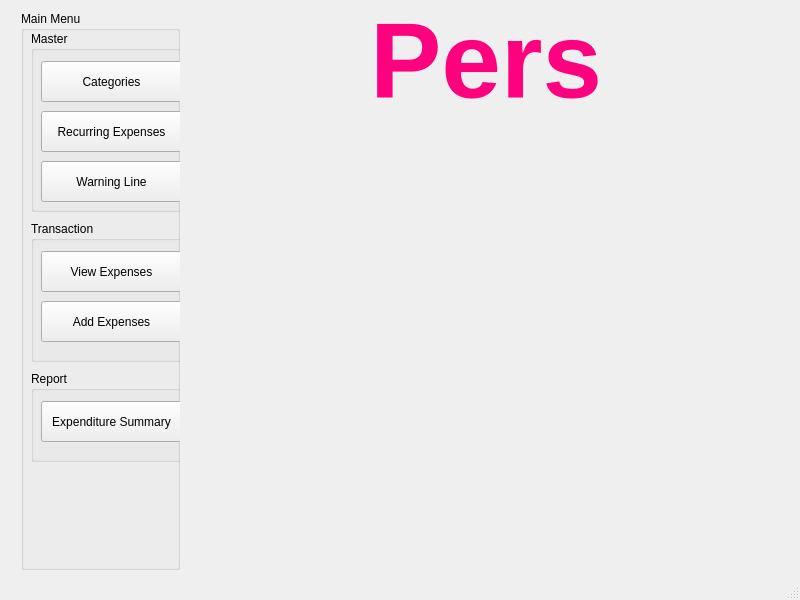
<?xml version="1.0" encoding="UTF-8"?>
<ui version="4.0">
 <class>MainWindow</class>
 <widget class="QMainWindow" name="MainWindow">
  <property name="geometry">
   <rect>
    <x>0</x>
    <y>0</y>
    <width>800</width>
    <height>600</height>
   </rect>
  </property>
  <property name="windowTitle">
   <string>Personal Expenditure Record System</string>
  </property>
  <widget class="QWidget" name="centralWidget">
   <widget class="QWidget" name="verticalLayoutWidget">
    <property name="geometry">
     <rect>
      <x>10</x>
      <y>0</y>
      <width>181</width>
      <height>581</height>
     </rect>
    </property>
    <layout class="QVBoxLayout" name="verticalLayout">
     <item>
      <widget class="QGroupBox" name="gb_mainmenu">
       <property name="title">
        <string>Main Menu</string>
       </property>
       <widget class="QGroupBox" name="gb_master">
        <property name="geometry">
         <rect>
          <x>10</x>
          <y>20</y>
          <width>161</width>
          <height>181</height>
         </rect>
        </property>
        <property name="title">
         <string>Master</string>
        </property>
        <widget class="QPushButton" name="btn_addCat">
         <property name="geometry">
          <rect>
           <x>10</x>
           <y>30</y>
           <width>141</width>
           <height>41</height>
          </rect>
         </property>
         <property name="text">
          <string>Categories</string>
         </property>
        </widget>
        <widget class="QPushButton" name="btn_addRecur">
         <property name="geometry">
          <rect>
           <x>10</x>
           <y>80</y>
           <width>141</width>
           <height>41</height>
          </rect>
         </property>
         <property name="text">
          <string>Recurring Expenses</string>
         </property>
        </widget>
        <widget class="QPushButton" name="btn_addWarn">
         <property name="geometry">
          <rect>
           <x>10</x>
           <y>130</y>
           <width>141</width>
           <height>41</height>
          </rect>
         </property>
         <property name="text">
          <string>Warning Line</string>
         </property>
        </widget>
       </widget>
       <widget class="QGroupBox" name="gb_trans">
        <property name="geometry">
         <rect>
          <x>10</x>
          <y>210</y>
          <width>161</width>
          <height>141</height>
         </rect>
        </property>
        <property name="title">
         <string>Transaction</string>
        </property>
        <widget class="QPushButton" name="btn_viewExp">
         <property name="geometry">
          <rect>
           <x>10</x>
           <y>30</y>
           <width>141</width>
           <height>41</height>
          </rect>
         </property>
         <property name="text">
          <string>View Expenses</string>
         </property>
        </widget>
        <widget class="QPushButton" name="btn_addExp">
         <property name="geometry">
          <rect>
           <x>10</x>
           <y>80</y>
           <width>141</width>
           <height>41</height>
          </rect>
         </property>
         <property name="text">
          <string>Add Expenses</string>
         </property>
        </widget>
       </widget>
       <widget class="QGroupBox" name="gb_report">
        <property name="geometry">
         <rect>
          <x>10</x>
          <y>360</y>
          <width>161</width>
          <height>91</height>
         </rect>
        </property>
        <property name="title">
         <string>Report</string>
        </property>
        <widget class="QPushButton" name="btn_report">
         <property name="geometry">
          <rect>
           <x>10</x>
           <y>30</y>
           <width>141</width>
           <height>41</height>
          </rect>
         </property>
         <property name="text">
          <string>Expenditure Summary</string>
         </property>
        </widget>
       </widget>
      </widget>
     </item>
    </layout>
   </widget>
   <widget class="QLabel" name="lbl_title">
    <property name="geometry">
     <rect>
      <x>370</x>
      <y>10</y>
      <width>241</width>
      <height>101</height>
     </rect>
    </property>
    <property name="palette">
     <palette>
      <active>
       <colorrole role="WindowText">
        <brush brushstyle="SolidPattern">
         <color alpha="255">
          <red>255</red>
          <green>0</green>
          <blue>127</blue>
         </color>
        </brush>
       </colorrole>
      </active>
      <inactive>
       <colorrole role="WindowText">
        <brush brushstyle="SolidPattern">
         <color alpha="255">
          <red>255</red>
          <green>0</green>
          <blue>127</blue>
         </color>
        </brush>
       </colorrole>
      </inactive>
      <disabled>
       <colorrole role="WindowText">
        <brush brushstyle="SolidPattern">
         <color alpha="255">
          <red>120</red>
          <green>120</green>
          <blue>120</blue>
         </color>
        </brush>
       </colorrole>
      </disabled>
     </palette>
    </property>
    <property name="font">
     <font>
      <pointsize>80</pointsize>
      <weight>75</weight>
      <bold>true</bold>
     </font>
    </property>
    <property name="text">
     <string>Pers</string>
    </property>
   </widget>
  </widget>
  <widget class="QStatusBar" name="statusBar"/>
 </widget>
 <layoutdefault spacing="6" margin="11"/>
 <resources/>
 <connections/>
</ui>
